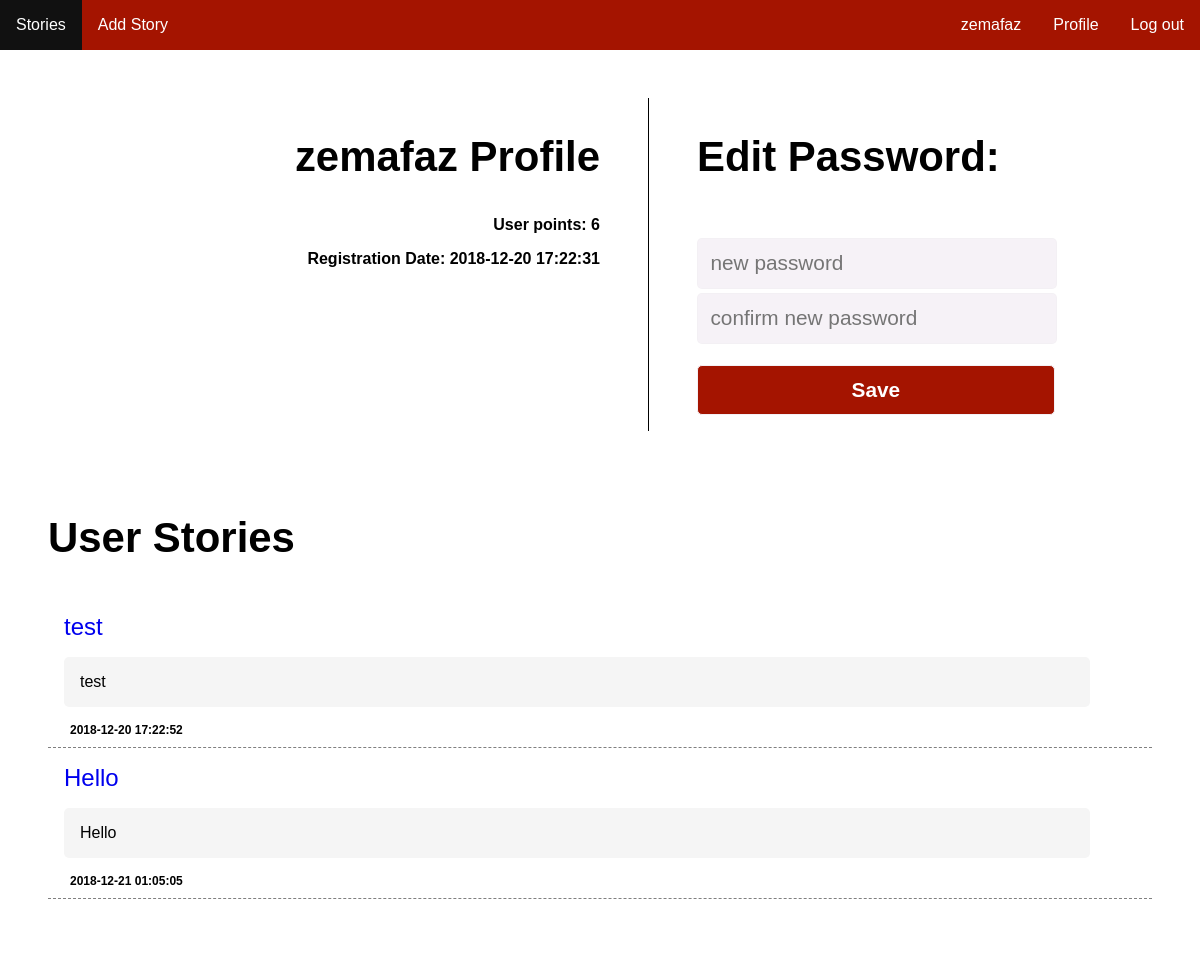
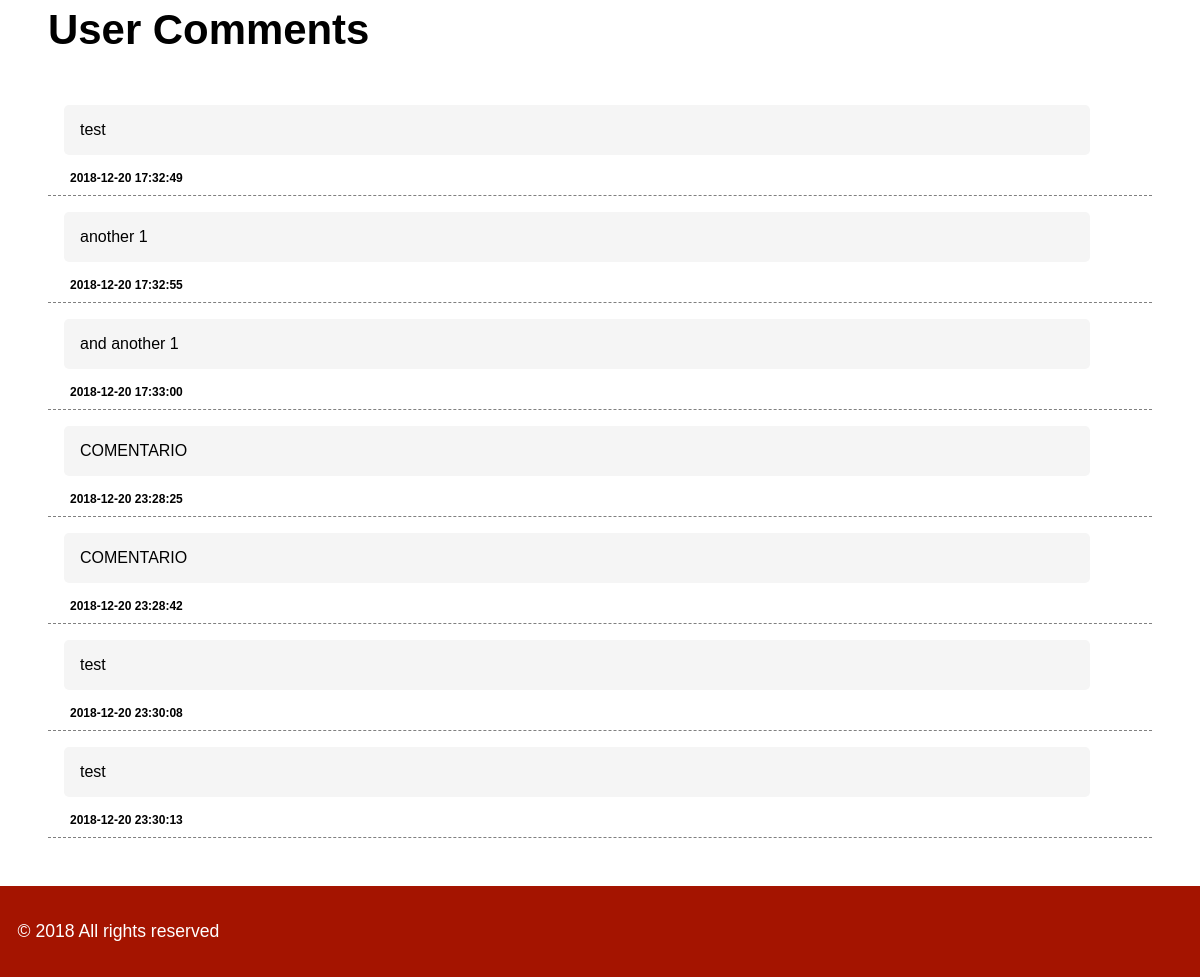
The app's page /pages/profile.php (signed in), older data (2 pictures, top to bottom).
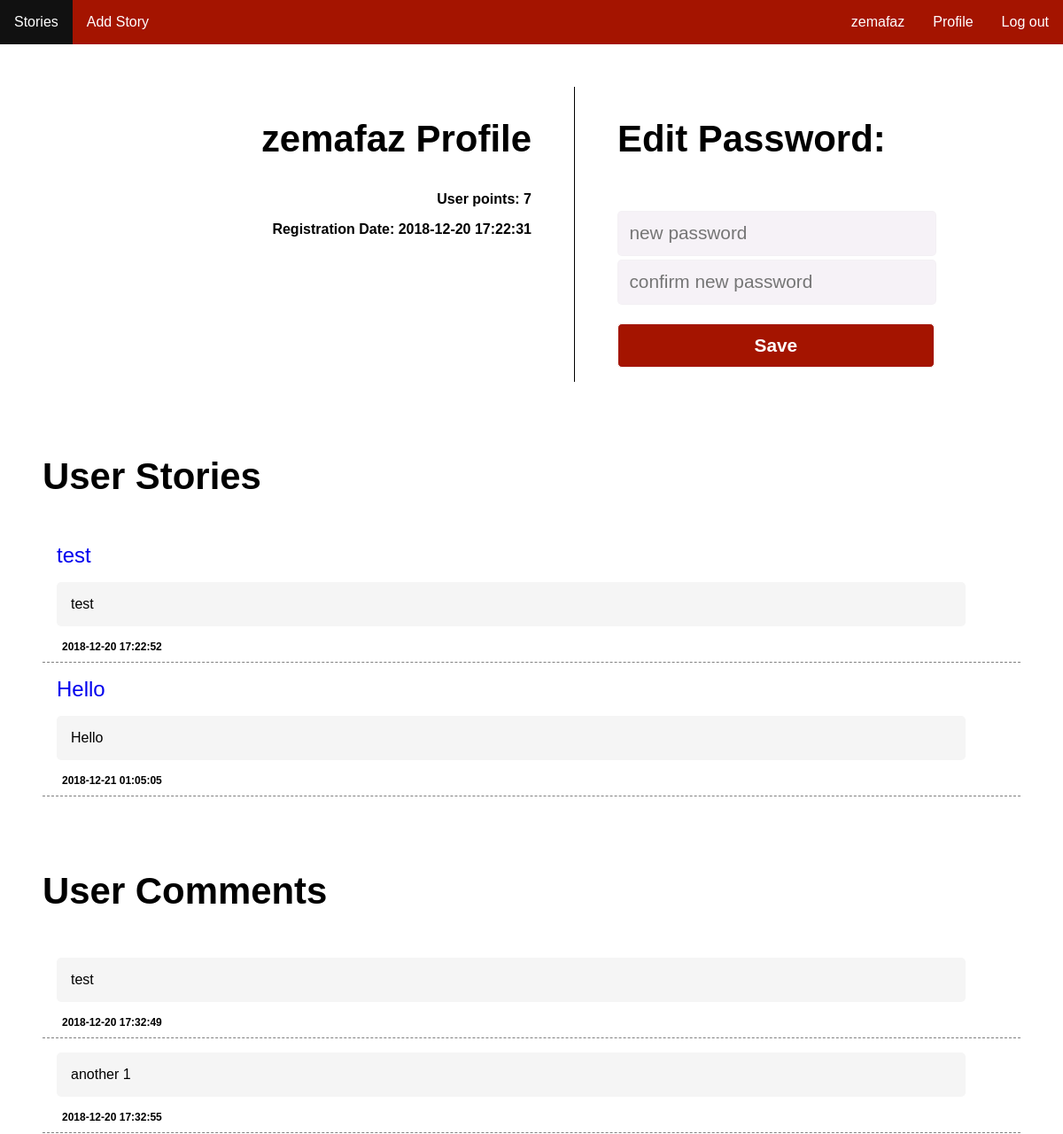
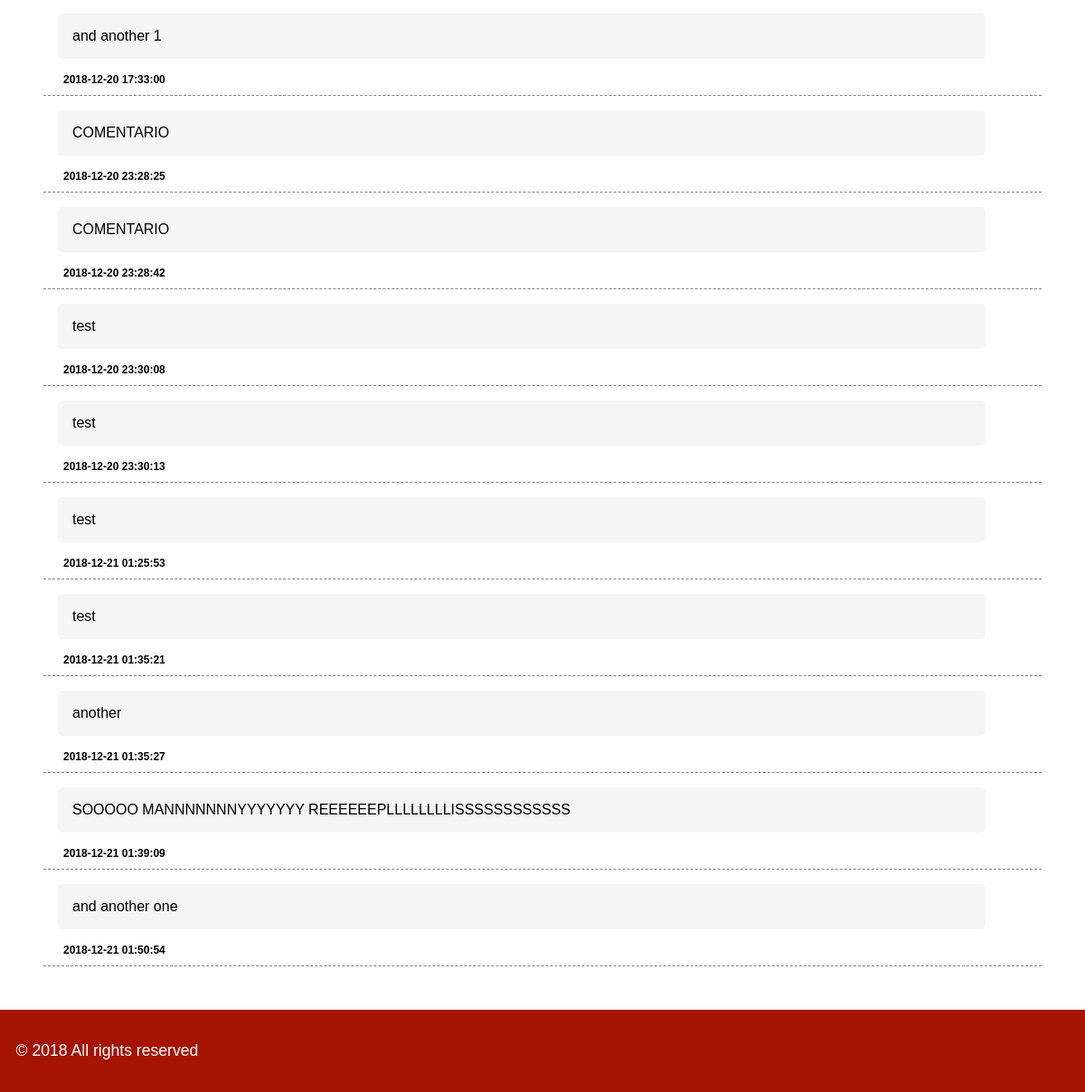
The same page, newer data (2 pictures, top to bottom).
### tables this page shows
CREATE TABLE story (    
    id INTEGER PRIMARY KEY AUTOINCREMENT NOT NULL,
    channel_id INTEGER,
    user_id INTEGER,
    title VARCHAR NOT NULL,
    description VARCHAR NOT NULL,
    date DATETIME NOT NULL,
    karma INTEGER,
        FOREIGN KEY (channel_id) REFERENCES channel(id),
        FOREIGN KEY (user_id) REFERENCES user(id)
);

CREATE TABLE comment (    
    id INTEGER PRIMARY KEY AUTOINCREMENT NOT NULL,
    story_id INTEGER,
    user_id INTEGER,
    description VARCHAR NOT NULL,
    date DATETIME NOT NULL,
    karma INTEGER,
    father INTEGER,
        FOREIGN KEY (story_id) REFERENCES story(id),
        FOREIGN KEY (user_id) REFERENCES user(id)
);

### database/profile.php (called while the page is built)
<?php
function getUserInfo($user){
    global $conn;
    $stmt = $conn->prepare('SELECT * FROM user WHERE `username`=?');
    $stmt->execute(array($user));
    return $stmt->fetch();
}
function getUserStories($username){
    global $conn;
    $stmt = $conn->prepare('SELECT * FROM story WHERE `user_id`= (SELECT id FROM user WHERE username=?)');
    $stmt->execute(array($username));
    return $stmt->fetchAll();
}
function getUserComments($username)
{
  global $conn;
  $stmt = $conn->prepare('SELECT * FROM comment WHERE `user_id` = (SELECT id from user where username=?)');
  $stmt->execute(array($username));
  return $stmt->fetchAll();
}
function getVotesStory($username)
{
  global $conn;
  $stmt = $conn->prepare('SELECT SUM(up_down) AS karma FROM voteStory WHERE `user_id` = (SELECT id from user where username=?)');
  $stmt->execute(array($username));
  $result = $stmt->fetch();
  return $result['karma'];
}
function getVotesComment($username)
{
  global $conn;
  $stmt = $conn->prepare('SELECT SUM(up_down) AS karma FROM voteComment WHERE `user_id` = (SELECT id from user where username=?)');
  $stmt->execute(array($username));
  $result = $stmt->fetch();
  return $result['karma'];
}
?>

### templates/profile_template.php (the view, shortened to what this page needs)
<section id="core" class="profile-core">
    <section class="profile-info">
            <h2><?php echo $user_info['username']; ?> Profile</h2>
            <div class="register-date">User points:  <?php echo $karma; ?>  </div>
            <div class="register-date"> Registration Date: <?php echo $user_info['register_date']; ?>  </div>
    </section>
    <section id="login" >
        <?php if($_SESSION['username']== $usern) {?>
            <h2>Edit Password:</h2>
        <form action="../actions/action_edit_profile.php" method="POST">
            <br>
            <input type="password" name="password" placeholder="new password" id="password" required="required" value=""><br>
            <input type="password" name="passwordConfirm" placeholder="confirm new password" id="passwordConfirm">
            <span class="pass-check confirm passcheck" aria-hidden="true"></span><i class="pass-times confirm passnotcheck" aria-hidden="true"></i><br>
            <input type="submit" value="Save">
        </form>
        <?php } ?>
        </section>
</section>
<section id="profile-stories" >
    <h2>User Stories</h2>
        <?php foreach ($stories as $key => $story) { ?>
            <div id = 'listStory' class="story">
				<div class = 'listStory-title'>
						<a href="../pages/story.php?id=<?php echo $story['id']; ?>">
							<?php echo $story['title']; ?>
						</a>
				</div>
				<div class="listStory-description">
					<?php echo $story['description']; ?>
				</div>
				<div class = 'listStory-footer'>
					<span class="date">
						<?php echo $story['date']; ?>
					</span>
				</div>
			</div>
            <?php } ?>
    </section>
 <section id="profile-comments" >
    <h2>User Comments</h2>
    <?php foreach ($comments as $key => $comment) { ?>
        <div id = 'listStory' class="story">
            <div class="listStory-description">
                <?php echo $comment['description']; ?>
            </div>
            <div class = 'listStory-footer'>
                <span class="date">
                    <?php echo $comment['date']; ?>
                </span>
            </div>
        </div>
    <?php } ?>
</section>

Row changes from the older to the newer data that the page shows:
added comment: description "test", date "2018-12-21 01:25:53"
added comment: description "test", date "2018-12-21 01:35:21"
added comment: description "another", date "2018-12-21 01:35:27"
added comment: description "SOOOOO MANNNNNNNYYYYYYY REEEEEEPLLLLLLLLISSSSSSSSSSSS", date "2018-12-21 01:39:09"
added comment: description "and another one", date "2018-12-21 01:50:54"
Text that changed along with them:
$karma: "6" → "7"
